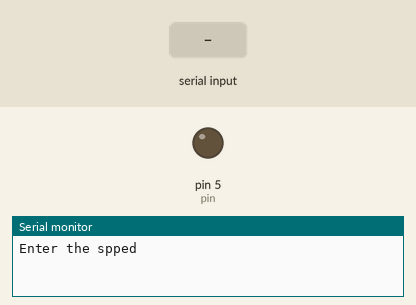
Bench run of a sketch on a simulated Arduino Uno, built with avr-gcc and run on an emulated ATmega328P. Parts: output pins drawn as LEDs (lit = HIGH), the last lines printed to the serial monitor. The test bench sets the inputs (shaded band).

Above: at 1.2 s.
1.3 s: "90,45\n" received over Serial
At 2.0 s:
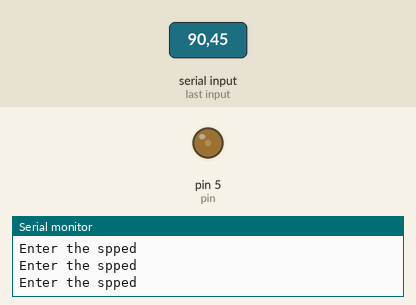
3.8 s: "30,150\n" received over Serial
At 4.6 s:
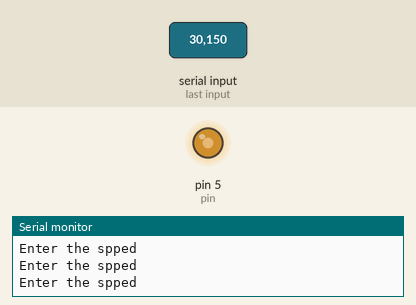
6.3 s: "200\n" received over Serial
At 6.9 s:
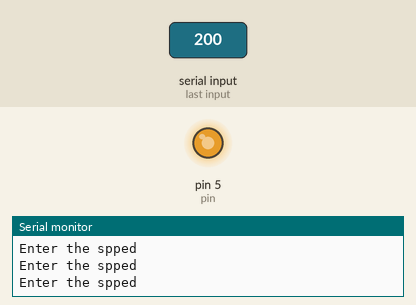
Timing chart, 0 to 9.3 s (numbered marks = the images above; inputs shaded):
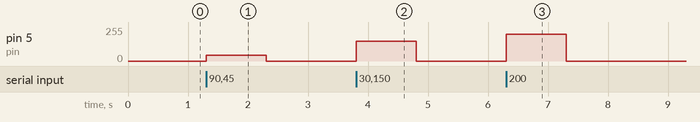

Measured:
- after the input at 1.3 s, pin 5 (pin): 0/255 → 45/255 at once, → 0/255 1.0 s later
- after the input at 3.8 s, pin 5 (pin): 0/255 → 150/255 at once, → 0/255 1.0 s later
- after the input at 6.3 s, pin 5 (pin): 0/255 → 200/255 at once, → 0/255 1.0 s later

The sketch:

DC_Motor_control_using_a_transistor_2_.ino.ino
```cpp
int pin=5;

void setup() {
  // put your setup code here, to run once:
pinMode(pin,OUTPUT);
Serial.begin(9600);
}

void loop() {
  // put your main code here, to run repeatedly:
Serial.println("Enter the spped ");
int n=0;
while(Serial.available()==0);
n=Serial.parseInt();
if(n>=256){
  n=255;
    analogWrite(pin,n);
  }
else if(n>=0 && n<=256){
  analogWrite(pin,n);
}
}
```
